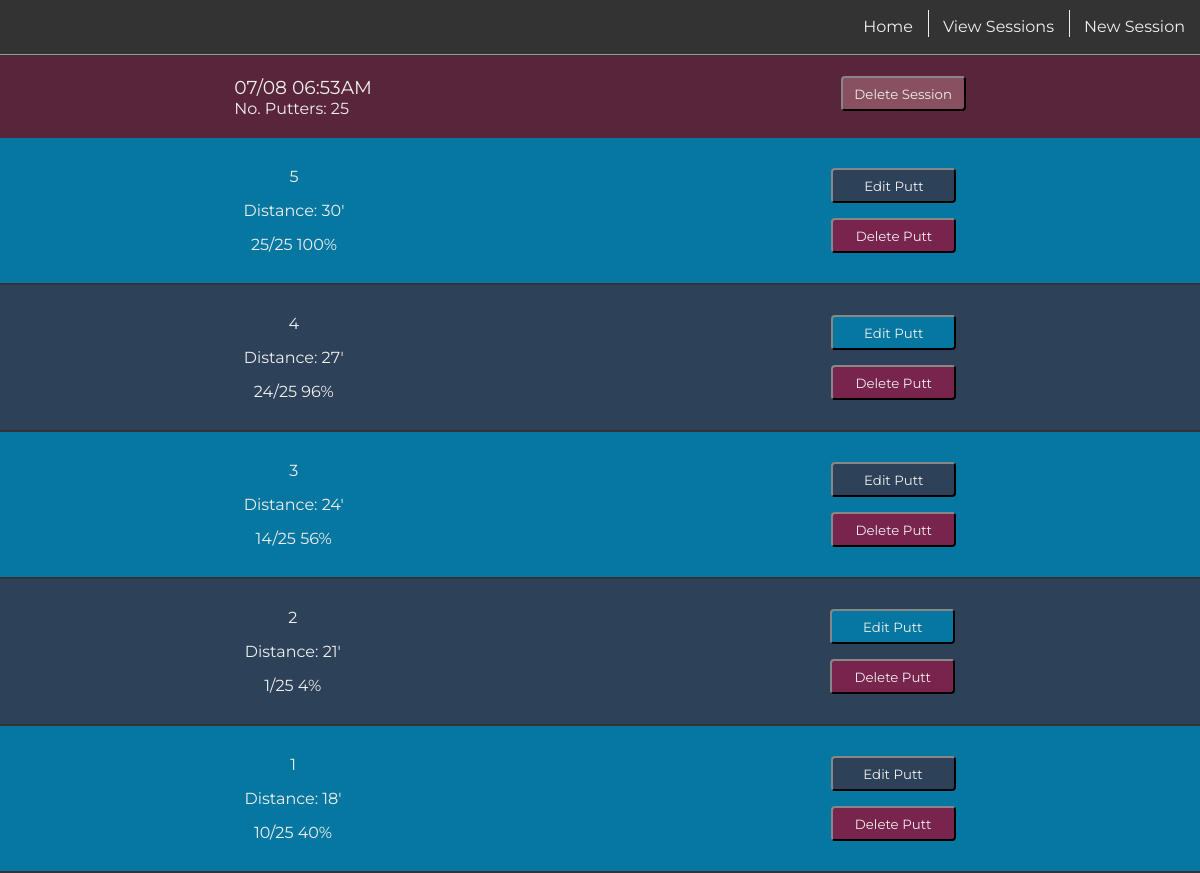
Page /puttsesh/view/14 (signed in) on the committed database.
### model.py (models this page shows)
class PuttSesh(Model):
    user = ForeignKeyField(User, field=User.username, on_delete='CASCADE')
    date = DateTimeField()
    no_putters = IntegerField()
    class Meta:
        database = db

class Putt(Model):
    putt_sesh = ForeignKeyField(PuttSesh, on_delete='CASCADE')
    putts_made = IntegerField()
    distance = IntegerField()
    class Meta:
        database = db

### main.py (the view, shortened to what this page needs)
@app.route('/puttsesh/view/<sesh_id>', methods=['GET', 'POST'])
@login_required
def view_puttsesh_single(sesh_id):
    single_session = PuttSesh.select().where(PuttSesh.id == sesh_id).get()
    associated_putts = Putt.select().where(Putt.putt_sesh == single_session)
    return render_template('view_puttsesh_single.jinja2',
                           single_session=single_session,
                           putts=associated_putts)

### main.py (called while the page is built)
def login_required(f):
    @wraps(f)
    def wrap(*args, **kwargs):
        if 'logged_in_user' in session:
            return f(*args, **kwargs)
        else:
            return redirect(url_for('login'))
    return wrap

### templates/view_puttsesh_single.jinja2 (shortened to what this page needs)
{% extends "base.jinja2" %}
{% block content %}
<div class='outer-container puttsesh-container'>
    <div class='view-single-header-container'>
        <div>
            <h3>{{ single_session.date.strftime('%m/%d %I:%M%p') }}</h3>
            <p>No. Putters:
                <span class='no_putters'>{{ single_session.no_putters }}</span>
            </p>
        </div>
        {% if session.get('current_sesh_id') != single_session.id %}
            <div puttsesh-id="{{ single_session.id }}">
                <button class="delete-session-button delete-button">Delete Session</button>
            </div>
        {% endif %}
    </div>
    <div class='putts-container'>
        {% for num in range((putts|length) - 1, -1, -1) %}
            <div class='single-putt-container'>
                <div class='single-putt-info'>
                    <p>{{ num + 1 }}
                    <p>Distance: {{ putts[num].distance }}'</p>
                    <p><span class='putts-made-{{putts[num].id}}'>{{ putts[num].putts_made }}</span>/{{ single_session.no_putters}}
                        {{ ((putts[num].putts_made / single_session.no_putters) * 100) | int }}%
                </div>
                <div class='edit-delete-container'>
                    <div class='putt-edit-container' puttsesh-id="{{ single_session.id }}" putt-id="{{ putts[num].id }}">
                        <button class='edit-button'>Edit Putt</button>
                    </div>
                    <div class='putt-delete-container' puttsesh-id="{{ single_session.id }}" putt-id="{{ putts[num].id }}">
                        <button class="delete-button">Delete Putt</button>
                    </div>
                </div>
            </div>
        {% endfor %}
    </div>
</div>
{% endblock content %}

### static/css/main.css (style rules this page uses)
:root { --main-box-shadow: 1px 1px 3px 0px rgba(51, 51, 51, 0.15); --white-font: #efefef; --dark-grey-font: #333; --grey-font: #666; --light-grey-font: #ddd; --first-color: #59253a; --second-color: #78244c; --third-color: #895061; --fourth-color: #0677a1; --fifth-color: #2d4159; --transition-time: 300ms; --header-padding: 20px 0; --header-left-margin: 0 0 0 8.25vw; }
* { box-sizing: border-box; color: var(--white-font); font-family: 'Montserrat'; font-weight: normal; margin: 0; padding: 0; }
body { background: var(--dark-grey-font); }
.outer-container { align-items: center; display: flex; flex-direction: column; margin: 56px 0 0; }
.puttsesh-container, .new-puttsesh-container { align-items: center; display: flex; flex-direction: column; }
.view-single-header-container { background: var(--first-color); display: flex; justify-content: space-around; padding: var(--header-padding); width: 100%; }
.putts-container { width: 100% }
.single-putt-container { align-items: center; background: var(--fourth-color); border-bottom: solid 2px var(--dark-grey-font); display: flex; justify-content: space-around; padding: 15px 0; transition: 300ms; width: 100%; }
.single-putt-container:nth-child(even) { background: var(--fifth-color); }
.single-putt-info { text-align: center; }
.single-putt-info p { margin: 5px 0; padding: 5px 0; }
.putt-edit-container, .putt-delete-container { margin: 15px 0; }
.delete-button, .edit-button, .delete-session-button { background: var(--second-color); border-radius: 4px; border: outset 2px var(--dark-grey-font); color: var(--white-font); height: 35px; padding: 5px 10px; text-decoration: none; transition: var(--transition-time); width: 125px; }
.delete-session-button { background: var(--third-color); }
.edit-button { background: var(--fifth-color); }
.single-putt-container:nth-child(even) .edit-button { background: var(--fourth-color); }

### rows in the picture
PuttSesh: date "07/08 06:53AM", no_putters "25", no_putters "25" "25" "25" "25" "25"
Putt: distance "30", putts_made "25", putts_made.no_putters "100"
Putt: distance "27", putts_made "24", putts_made.no_putters "96"
Putt: distance "24", putts_made "14", putts_made.no_putters "56"
Putt: distance "21", putts_made "1", putts_made.no_putters "4"
Putt: distance "18", putts_made "10", putts_made.no_putters "40"

### other values in the picture
{{ num + 1 }} "5" "4" "3" "2" "1"
